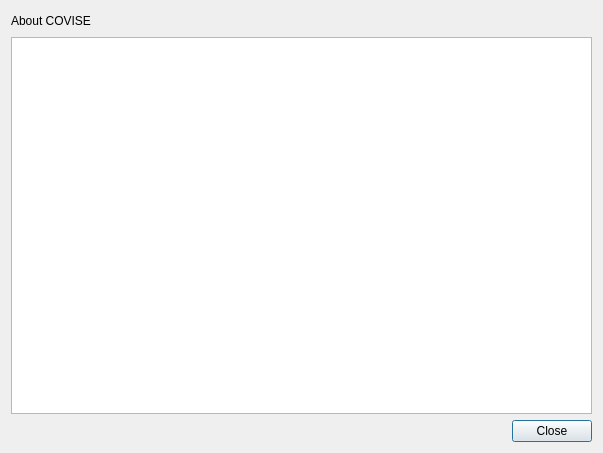
<ui version="4.0" >
 <class>MEAboutDialog</class>
 <widget class="QDialog" name="MEAboutDialog" >
  <property name="geometry" >
   <rect>
    <x>0</x>
    <y>0</y>
    <width>603</width>
    <height>453</height>
   </rect>
  </property>
  <property name="windowTitle" >
   <string>About COVISE</string>
  </property>
  <layout class="QVBoxLayout" name="verticalLayout_3" >
   <item>
    <layout class="QVBoxLayout" name="verticalLayout_2" >
     <item>
      <layout class="QHBoxLayout" name="horizontalLayout" >
       <item>
        <widget class="QLabel" name="label" >
         <property name="minimumSize" >
          <size>
           <width>0</width>
           <height>0</height>
          </size>
         </property>
         <property name="text" >
          <string>About COVISE</string>
         </property>
        </widget>
       </item>
       <item>
        <spacer name="horizontalSpacer_2" >
         <property name="orientation" >
          <enum>Qt::Horizontal</enum>
         </property>
         <property name="sizeHint" stdset="0" >
          <size>
           <width>40</width>
           <height>20</height>
          </size>
         </property>
        </spacer>
       </item>
      </layout>
     </item>
     <item>
      <layout class="QVBoxLayout" name="verticalLayout" >
       <item>
        <widget class="QTextEdit" name="textEdit" >
         <property name="acceptDrops" >
          <bool>false</bool>
         </property>
         <property name="lineWrapMode" >
          <enum>QTextEdit::FixedColumnWidth</enum>
         </property>
         <property name="lineWrapColumnOrWidth" >
          <number>80</number>
         </property>
         <property name="readOnly" >
          <bool>true</bool>
         </property>
         <property name="acceptRichText" >
          <bool>false</bool>
         </property>
        </widget>
       </item>
       <item>
        <widget class="QDialogButtonBox" name="buttonBox" >
         <property name="orientation" >
          <enum>Qt::Horizontal</enum>
         </property>
         <property name="standardButtons" >
          <set>QDialogButtonBox::Close</set>
         </property>
        </widget>
       </item>
      </layout>
     </item>
    </layout>
   </item>
  </layout>
 </widget>
 <resources/>
 <connections>
  <connection>
   <sender>buttonBox</sender>
   <signal>accepted()</signal>
   <receiver>MEAboutDialog</receiver>
   <slot>accept()</slot>
   <hints>
    <hint type="sourcelabel" >
     <x>248</x>
     <y>254</y>
    </hint>
    <hint type="destinationlabel" >
     <x>157</x>
     <y>274</y>
    </hint>
   </hints>
  </connection>
  <connection>
   <sender>buttonBox</sender>
   <signal>rejected()</signal>
   <receiver>MEAboutDialog</receiver>
   <slot>reject()</slot>
   <hints>
    <hint type="sourcelabel" >
     <x>316</x>
     <y>260</y>
    </hint>
    <hint type="destinationlabel" >
     <x>286</x>
     <y>274</y>
    </hint>
   </hints>
  </connection>
 </connections>
</ui>
